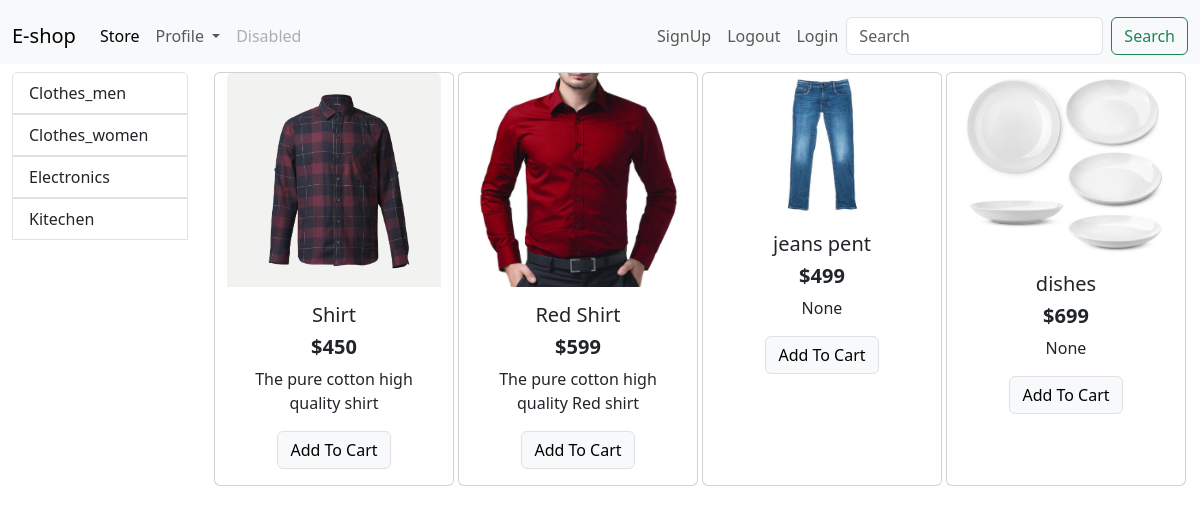
/store/category/1, run on an earlier commit of the app's database.
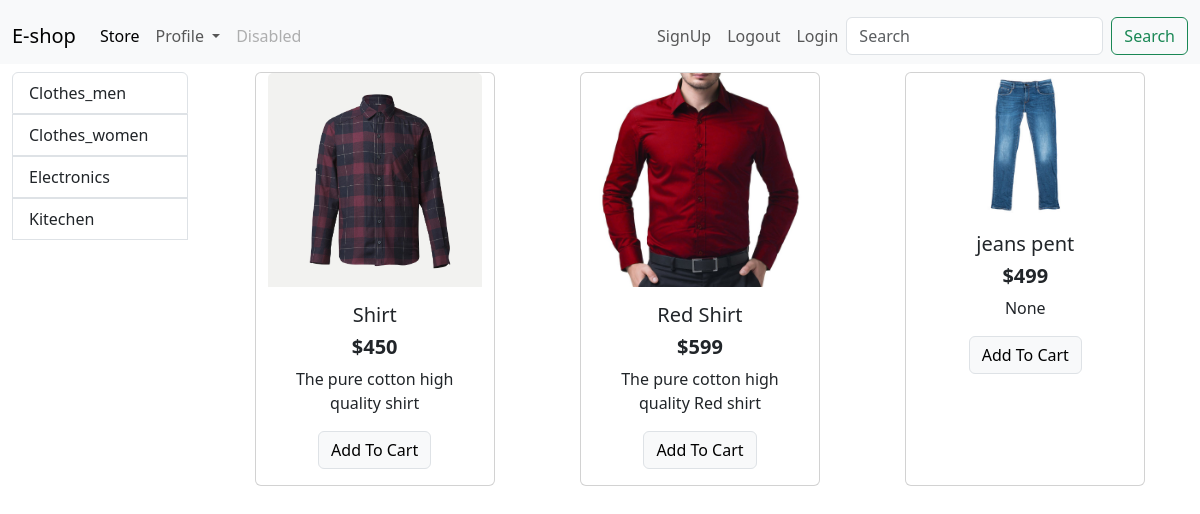
And on a later commit of the database.
### store/models.py (models this page shows, shortened)
class  Category(models.Model):
    name = models.CharField(max_length=20)
    @staticmethod
    def getall_category():
        return Category.objects.all()

class  Product(models.Model):
    name = models.CharField(max_length=50)
    price = models.IntegerField(default=0)
    category = models.ForeignKey(Category, on_delete=models.CASCADE,default=1)
    description = models.CharField(max_length=200,null=True, blank=True,default = '')
    image = models.ImageField(upload_to= 'product_image/')

### store/views.py (the view, shortened to what this page needs)
# urls.py: path('category/<int:category_id>', CategoryById.as_view(), name='get_product_by_category'),
class CategoryById(APIView):
    permission_classes = (AllowAny,)
    def get(self, request, category_id):
        cat_by_pro = Product.objects.filter(category = category_id)
        Categorys = Category.getall_category()
        data = {}
        data['products'] = cat_by_pro
        data['Categorys'] = Categorys
        return render(request, 'index.html', data)

### store/templates/index.html (shortened to what this page needs)
{% extends 'header.html' %}
{% block content %}
<div class="contaniner-fluid mt-2">
    <div class="row mx-auto">
        <div class="col-lg-2 ">
            <div class="list-group">
                {% for category in Categorys %}
                <a href="{% url 'get_product_by_category' category.id %}" class="list-group-item list-group-item-action">{{category.name}}</a>
                {% endfor %}
            </div>
        </div>
        <div id="product" class = "col-lg-10">
            <div class="row mx-auto">
                {% for product in products %}
                <div class="card mx-auto mb-4 text-center" style="width: 15rem;">
                    <img src="{{product.image.url}}" class="card-img-top " alt="...">
                    <div class="card-body ">
                        <h5 class="card-title">{{product.name}}</h5>
                        <h5 class="card-title"><b>${{product.price}}</b></h5>
                        <p class="card-text">{{product.description}}</p>
                        <a href="#" class="btn btn-light border btn-sn">Add To Cart</a>
                    </div>
                </div>
                {% endfor %}
            </div>
        </div>
    </div>
</div>
{% endblock %}

### store/templates/header.html (shortened to what this page needs)
<!DOCTYPE html>
<html>
    <head>
        <link href="https://cdn.jsdelivr.net/npm/bootstrap@5.3.2/dist/css/bootstrap.min.css" rel="stylesheet">
    </head>
    <body>
    <nav class="navbar navbar-expand-lg bg-body-tertiary">
        <div class="container-fluid mt-2 ">
            <a class="navbar-brand" href="#">E-shop</a>
            <div class="collapse navbar-collapse" id="navbarSupportedContent">
            <ul class="navbar-nav me-auto mb-2 mb-lg-0">
                <li class="nav-item">
                <a class="nav-link active" aria-current="page" href="#">Store</a>
                </li>
                <li class="nav-item dropdown">
                <a class="nav-link dropdown-toggle" href="#" role="button" data-bs-toggle="dropdown" aria-expanded="false">
                    Profile
                </a>
                </li>
                <li class="nav-item">
                <a class="nav-link disabled" aria-disabled="true">Disabled</a>
                </li>
            </ul>
            <ul class="navbar-nav me-6 mb-2 mb-lg-0">
                <li class="nav-item ">
                    <a class="nav-link " aria-current="page" href="/store/SignUp">SignUp</a>
                </li>
                <li class="nav-item">
                    <a class="nav-link " aria-current="page" href="/Logout">Logout</a>
                </li>
                <li class="nav-item">
                    <a class="nav-link " aria-current="page" href="/Login">Login</a>
                </li>
            </ul>
            <form class="d-flex" role="search">
                <input class="form-control me-2" type="search" placeholder="Search" aria-label="Search">
                <button class="btn btn-outline-success" type="submit">Search</button>
            </form>
            </div>
        </div>
        </nav>
    {% block content %}{% endblock %}
    </body>
</html>

What changed in the data, as far as the page shows it:
no longer on this page (row edited): Product: image (picture), name "dishes", price "699", description "None"
